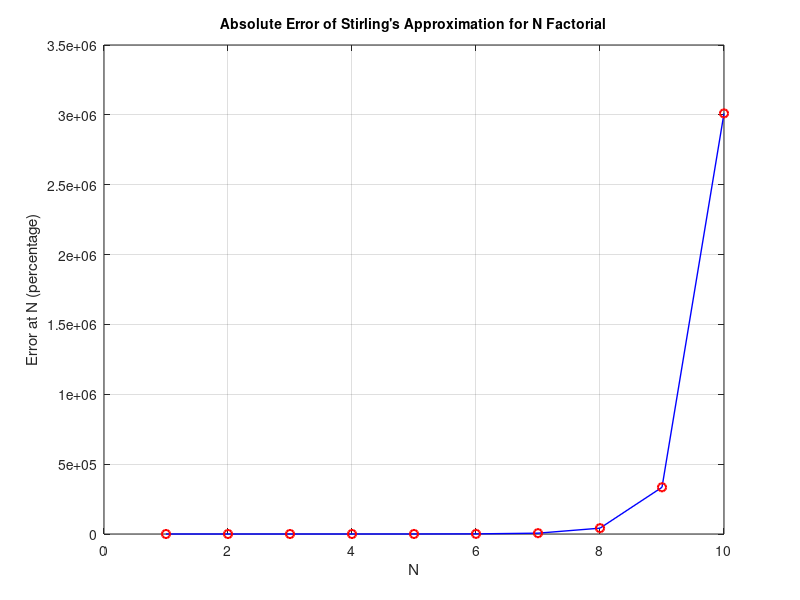
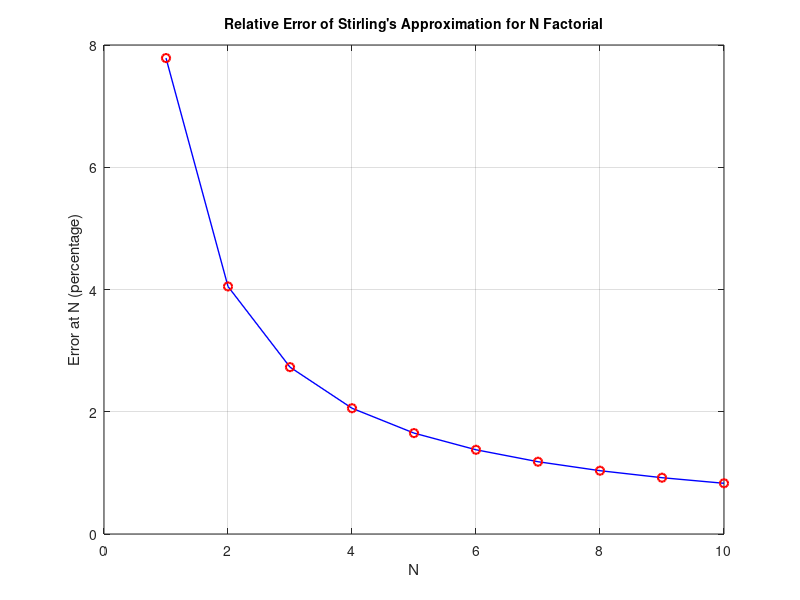

Write MATLAB code to recreate these figures, in order.
%{
    Emile Goulard
    uID: u1244855
    CS3200 - Assignment 4

    Summary:
        Answers Question 1 on the Assignment.

        This function plots the Absolute and Relative Errors for 
        approximating N Factorial (n!)
        
%}
function [ ] = A4_Question1()

    e = exp(1); % Euler's Number
    n = 10;
    labels = 1:n;

% ----- Find the Absolute Error for N
   figure(1);
    title("Absolute Error of Stirling's Approximation for N Factorial", 'FontSize', 10);
    hold on;
    absoluteError = zeros(1, n);
    actualSolution = zeros(1, n);

    % Store the Absolute Error at N for each iteration
    for i=1:n
        actualSolution(i) = factorial(i);
        stirlingApprox = sqrt(2 * pi * i) * (i / e)^i;

        % Calculates its percentage 
        absoluteError(i) = abs(actualSolution(i) - stirlingApprox) * 100;
    end

    % Plot the Absolute Error
    plot(absoluteError, 'b', 'LineWidth', 1);
    plot(absoluteError(labels), 'ro', 'LineWidth', 1.5); % Make points at N

    % Legend
    xlabel("N");
    ylabel("Error at N (percentage)");
    box on;
    grid on;

% ----- Find the Relative Error for N
   figure(2);
    title("Relative Error of Stirling's Approximation for N Factorial", 'FontSize', 10);
    hold on;
    relativeError = zeros(1, n);
    actualSolution = zeros(1, n);

    % Store the Relative Error at N for each iteration
    for i=1:n
        actualSolution(i) = factorial(i);
        stirlingApprox = sqrt(2 * pi * i) * (i / e)^i;

        % Calculates its percentage
        relativeError(i) = abs((actualSolution(i) - stirlingApprox)/actualSolution(i)) * 100;
    end

    % Plot the Relative Error
    plot(relativeError, 'b', 'LineWidth', 1);
    plot(relativeError(labels), 'ro', 'LineWidth', 1.5); % Make points at N

    % Legend
    xlabel("N");
    ylabel("Error at N (percentage)");
    box on;
    grid on;

end